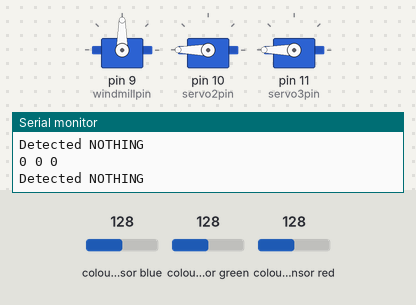
This sketch was run on a simulated Arduino Uno, built with avr-gcc and run on an emulated ATmega328P. Shown: 3 × servo, the last lines printed to the serial monitor. Wiring (inferred from the names in the program): TCS3200 colour sensor: output pin 8; S2 pin 6; S3 pin 7; S0 pin 4; S1 pin 5. The test bench sets the inputs (shaded band); at power-on: colour sensor red 128, colour sensor blue 128, colour sensor green 128.

Above: at 1.2 s.
1.3 s: colour sensor red set to 5
At 2.0 s:
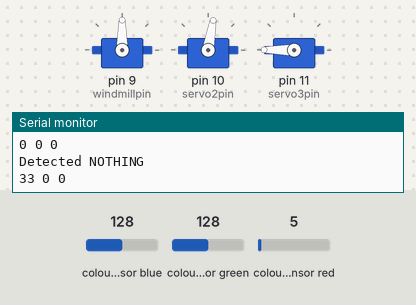
3.6 s: colour sensor blue set to 29
5.3 s: colour sensor blue set to 25
At 6.1 s:
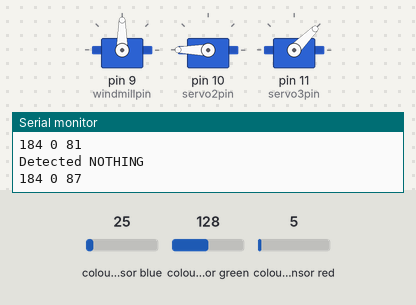
8.3 s: colour sensor green set to 44
11.3 s: colour sensor green set to 36
At 12.8 s:
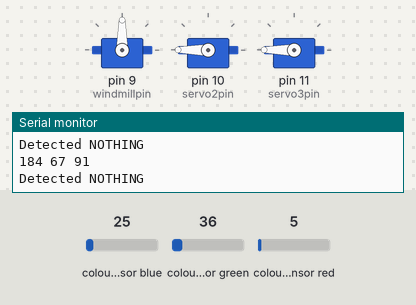
13.2 s: colour sensor blue set to 128
14.9 s: colour sensor blue set to 134
At 15.23 s:
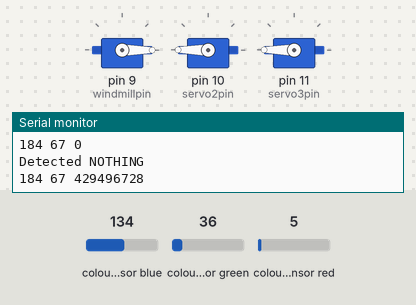
Timing chart, 0 to 18.9 s (numbered marks = the images above; inputs shaded):
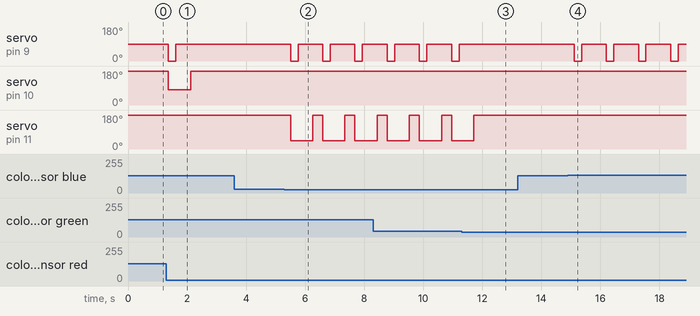

Measured:
- the behaviour switches between 28 and 27 on colour sensor blue (found by bisection; images 1 and 2)
- the behaviour switches between 40 and 39 on colour sensor green (found by bisection; images 2 and 3)
- the behaviour switches between 131 and 132 on colour sensor blue (found by bisection; images 3 and 4)
- after the input at 1.3 s, servo on pin 9 (windmillpin): 90° → 0° after 0.07 s, → 90° 0.25 s later; servo on pin 10 (servo2pin): 180° → 80° after 0.07 s, → 180° 0.75 s later
- after the input at 5.3 s, servo on pin 9 (windmillpin): alternates 90° for 0.84 s and 0° for 0.25 s, starting after 0.21 s; servo on pin 11 (servo3pin): alternates 180° for 0.34 s and 45° for 0.75 s, starting after 0.21 s
- after the input at 11.3 s, servo on pin 9 (windmillpin): stays 90° (without the input it goes to 0° after 0.75 s); servo on pin 11 (servo3pin): goes on until 11.7 s, then stays 180°
- after the input at 14.9 s, servo on pin 9 (windmillpin): alternates 90° for 0.84 s and 0° for 0.25 s, starting after 0.21 s

The sketch:

arduinobackupcodespleasework.ino
```cpp
/* Li Industrial Technologies
 *  Advanced Color detection software
 *  Will probably be made into a library at some point
 *
 */
#include <Servo.h>
#define S0 4
#define S1 5
#define S2 6
#define S3 7
#define sensorOut 8

#define windmillpin  9
#define servo2pin 10
#define servo3pin 11

// variables
int windmilldelay = 250;
int frequency = 0;
int sensordelay = 10;
unsigned long greenval = 0;
unsigned long redval = 0;
unsigned long blueval = 0;
unsigned long avred = 0;
unsigned long avgreen = 0;
unsigned long avblue = 0;
unsigned long timeoutval = 2000;

long startred = 0;
long startgreen = 0;
long startblue = 0;
//add servos
Servo Windmill;
Servo Servo2;
Servo Servo3;

void setup() {
  // attach color sensor
  pinMode(S0, OUTPUT);
  pinMode(S1, OUTPUT);
  pinMode(S2, OUTPUT);
  pinMode(S3, OUTPUT);
  pinMode(sensorOut, INPUT);

  //attach servos
  Windmill.attach(windmillpin);
  Servo2.attach(servo2pin);
  Servo3.attach(servo3pin);

  //resets servos
  Windmill.write(90);
  Servo2.write(180);
  Servo3.write(180);

  // Color sensor Setting frequency-scaling to 20%
  digitalWrite(S0,HIGH);
  digitalWrite(S1,LOW);

  Serial.begin(9600);
  Serial.println("Boot ok");
  // Color sensor automatic correction
//GetRed
    digitalWrite(S2, LOW);
    digitalWrite(S3, LOW);

  startred = pulseIn(sensorOut, LOW, timeoutval);
  delay(sensordelay);
  Serial.print("R = ");
  Serial.print(startred);
//GetGreen
    digitalWrite(S2,HIGH);
    digitalWrite(S3,HIGH);

  startgreen = pulseIn(sensorOut, LOW, timeoutval);
  delay(sensordelay);
  Serial.print("G = ");
  Serial.print(startgreen);
//GetBlue
    digitalWrite(S2,LOW);
    digitalWrite(S3,HIGH);

  startblue = pulseIn(sensorOut, LOW, timeoutval);
  delay(sensordelay);
  Serial.print("B = ");
  Serial.print(startblue);


}
void loop() {

  // Setting red filtered photodiodes to be read

  avred = 0;
  avgreen = 0;
  avblue = 0;
 for(int count = 0; count < 11; count++) {
    digitalWrite(S2,LOW);
    digitalWrite(S3,LOW);
    // Reading the output frequency
    redval = pulseIn(sensorOut, LOW, timeoutval);
    //Remaping the value of the frequency to the RGB Model of 0 to 255
   // frequency = abs(frequency);
    // Printing the value on the serial monitor
    //Serial.print("R= ");//printing name
    //Serial.print(redval);//printing RED color frequency
    //Serial.print("  ");
    delay(sensordelay);
    avred = redval - startred + avred;

    // Setting Green filtered photodiodes to be read

    digitalWrite(S2,HIGH);
    digitalWrite(S3,HIGH);
    // Reading the output frequency
    greenval = pulseIn(sensorOut, LOW, timeoutval);
    // Printing the value on the serial monitor
    //Serial.print("G= ");//printing name
   // Serial.print(greenval);//printing RED color frequency
    //Serial.print("  ");
    delay(sensordelay);
    avgreen = greenval - startgreen + avgreen;

    // Setting Blue filtered photodiodes to be read

    digitalWrite(S2,LOW);
    digitalWrite(S3,HIGH);
    // Reading the output frequency
    blueval = pulseIn(sensorOut, LOW, timeoutval);
    //Serial.print("B= ");//printing name
    //Serial.print(blueval);//printing RED color frequency
    //Serial.println("  ");
    delay(sensordelay);
    avblue = blueval - startblue + avblue;
 }
 avred = avred/10;
 avgreen = avgreen/10;
 avblue = avblue/10;
 Serial.print(avred);
 Serial.print(" ");
 Serial.print(avgreen);
 Serial.print(" ");
 Serial.println(avblue);

  // beginning filtration sequence
  int delaytime = 500;

  if(avred > avgreen && avred > avblue && avred <= 45 && avgreen <= 45 && avblue <= 45) { //detect white
    Windmill.write(0);
    Servo2.write(80);
    Servo3.write(180);
    delay(windmilldelay);
    Windmill.write(90);
    delay(delaytime);
    Servo2.write(180);
    Servo3.write(180);
    Serial.println("Detected WHITE");
  }
  else if(avred >= 90 && avgreen <= 60 && avblue >= 85 && avred > avgreen && avgreen < avblue && avred > avblue) {  //detect red
    Windmill.write(0);
    Servo2.write(180);
    Servo3.write(45);
    delay(windmilldelay);
    Windmill.write(90);
    delay(delaytime);
    Servo2.write(180);
    Servo3.write(180);
    Serial.println("Detected RED");
  }
  else if(avred >= 60 && avgreen >= 60 && avblue >= 70 && avgreen < avblue && avred < avblue) {  //detect green
    Windmill.write(0);
    Servo2.write(180);
    Servo3.write(180);
    delay(windmilldelay);
    Windmill.write(90);
    delay(delaytime);
    Servo2.write(180);
    Servo3.write(180);
    Serial.println("Detected GREEN");
  }
  else if(avred >= 90 && avgreen >= 80 && avblue >= 50 && avred > avgreen && avgreen > avblue && avred > avblue) {  //detect blue
    Windmill.write(0);
    Servo2.write(170);
    Servo3.write(90);
    delay(windmilldelay);
    Windmill.write(90);
    delay(delaytime);
    Servo2.write(180);
    Servo3.write(180);
    Serial.println("Detected BLUE");
  }
  else { //finds nothing
    Windmill.write(90);
    Servo2.write(180);
    Servo3.write(180);
    Serial.println("Detected NOTHING");
  }
}
```
